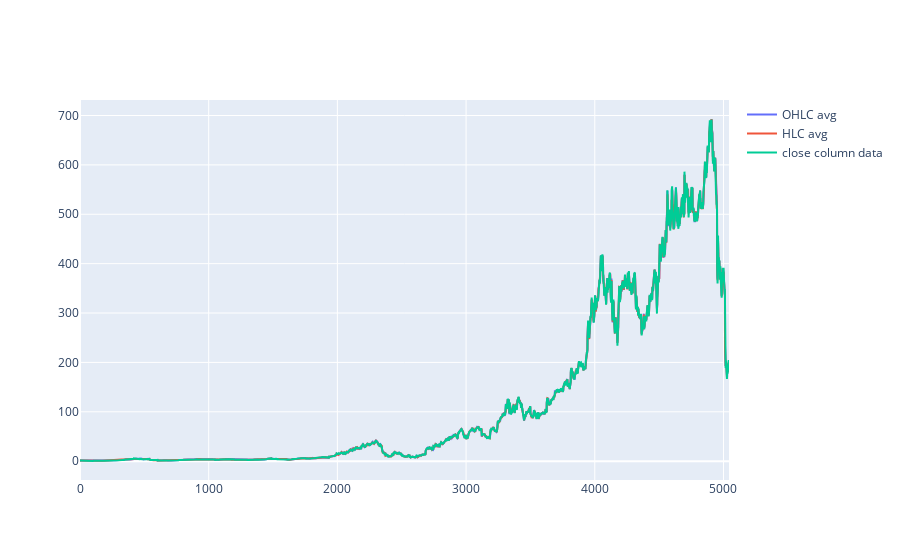

Notebook code for this chart:
### Code cell
fig1 = go.Figure()

fig1.add_trace(go.Scatter(x = df.index, y = ohlc_avg,
                  name='OHLC avg'))
fig1.add_trace(go.Scatter(x = df.index, y = hlc_avg,
                  name='HLC avg'))
fig1.add_trace(go.Scatter(x = df.index, y = close,
                  name='close column data'))
fig1.show()

### Figure 1 — Plotly figure (JSON) as saved in the notebook; plotly's stock layout.template omitted (floating-point values rounded to 4 significant figures; data arrays with more than 128 entries replaced by an {"elided": "..."} marker saying what was removed)
{"data": [{"name": "OHLC avg", "type": "scatter", "x": {"elided": "5044 int values"}, "y": {"elided": "5044 float values"}}, {"name": "HLC avg", "type": "scatter", "x": {"elided": "5044 int values"}, "y": {"elided": "5044 float values"}}, {"name": "close column data", "type": "scatter", "x": {"elided": "5044 int values"}, "y": {"elided": "5044 float values"}}], "layout": {}}
